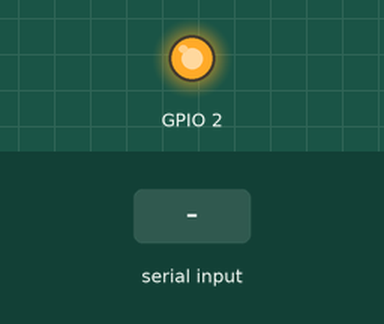
Simulated run of this sketch. Board: ESP8266 (NodeMCU). On the bench: output pins drawn as LEDs (lit = HIGH). The test bench sets the inputs (shaded band). WiFi joins after 1.5 s; servers stay silent unless stated; what the sketch prints to the serial monitor is not drawn.

Above: at 0.1 s.
At 3.0 s:
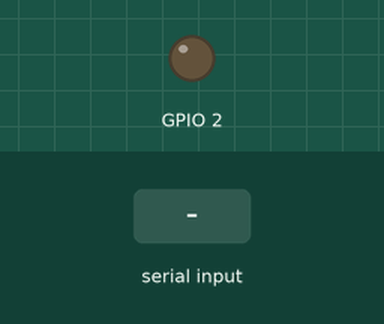
3.1 s: "90,45,200\n" received over the second serial link
4.8 s: "90,45\n" received over the second serial link
6.3 s: "90,45,200,10\n" received over the second serial link
Timing chart, 0 to 9.3 s (numbered marks = the images above; inputs shaded):
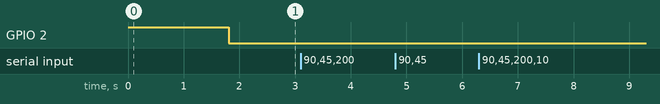

The sketch:

esp8266.ino
```cpp
#include <ESP8266WiFi.h>
#include <BlynkSimpleEsp8266.h>
#include <SoftwareSerial.h>

#define BLYNK_TEMPLATE_ID "TMPL6wQ1NJBwh"
#define BLYNK_TEMPLATE_NAME "Electrical Panel Failure Early Warning System"
#define BLYNK_AUTH_TOKEN "_qH8fLfatOETy8vfQ7Tfr55svTJPUYto"

char auth[] = BLYNK_AUTH_TOKEN;
char ssid[] = "Thom";
char password[] = "87654321";
SoftwareSerial myserial(14,12);
BlynkTimer timer;

int ToggleValue;
String data="";
static String dataValue[4];
static float suhu, gas;
static int humi, api;
unsigned long cTime=0;

WidgetLED LED_ON(V5);
WidgetLED LED_OFF(V6);

String dataPesan(){
  String pesan="";
  while(myserial.available()){
      pesan += char(myserial.read());
    } pesan.trim();
    return pesan;
}

void Data(){
  if(millis()-cTime>500){
    cTime=millis();
    data = dataPesan();
    Serial.println(data);

    if(data != ""){
      int index = 0;
      for(int i=0; i<=data.length();i++){
        if(data[i] != ' '){
          dataValue[index] += data[i];
        } else {
          index++;
        }
      }
      if (index == 3){
      suhu = dataValue[0].toInt();
      humi = dataValue[1].toInt();
      gas = dataValue[2].toInt();
      api = dataValue[3].toInt();
     }
      for(int i=0;i<4;i++){
        dataValue[i] = "";
      }
    }
  }
}

void bacaSensor(){
  if(gas>=250){
    myserial.println("off");
    Blynk.logEvent("gas_terdeteksi","BAHAYA! Terdeteksi Asap!");
    LED_OFF.on(); LED_ON.off();
  } else if(api==10){
    Blynk.logEvent("api_terdeteksi","BAHAYA! Percikan Api Terdeteksi!");
    myserial.println("off");
    LED_OFF.on(); LED_ON.off();
  } else if(suhu>=60){
    Blynk.logEvent("suhu_tinggi","BAHAYA! Suhu Terlalu Tinggi");
    myserial.println("off");
    LED_OFF.on(); LED_ON.off();
  }
}
void setup(){
  Serial.begin(115200);
  myserial.begin(115200);
  pinMode(2,OUTPUT);
  digitalWrite(2, HIGH);
  WiFi.begin(ssid, password);
  Blynk.begin(auth, ssid, password, "blynk.cloud", 80);

  timer.setInterval(100L, Data);
  timer.setInterval(100L, bacaSensor);
  LED_OFF.off();
  LED_ON.on();

  while (WiFi.status() != WL_CONNECTED){
    delay(100); digitalWrite(2, HIGH);
  }   digitalWrite(2, LOW);
}

void loop(){
  Blynk.run();
  Data();
  bacaSensor();

  Blynk.virtualWrite(V3, suhu);
  Blynk.virtualWrite(V4, humi);
  Blynk.virtualWrite(V2, gas);
  Blynk.virtualWrite(V7, api);
}

BLYNK_WRITE(V1){
  int value = param.asInt();
  if (value == 1) {
   myserial.println("1");
  } else {
   myserial.println("0");
  }
}
```

Measured:
- after the input at 3.1 s, every drawn part: stays the same
- after the input at 4.8 s, every drawn part: stays the same
- after the input at 6.3 s, every drawn part: stays the same
